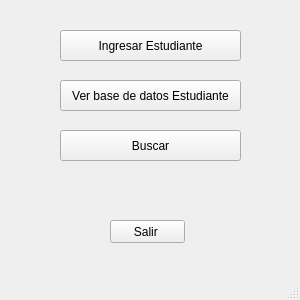
<?xml version="1.0" encoding="UTF-8"?>
<ui version="4.0">
 <class>MainWindow</class>
 <widget class="QMainWindow" name="MainWindow">
  <property name="geometry">
   <rect>
    <x>0</x>
    <y>0</y>
    <width>300</width>
    <height>300</height>
   </rect>
  </property>
  <property name="windowTitle">
   <string>MainWindow</string>
  </property>
  <widget class="QWidget" name="centralwidget">
   <widget class="QPushButton" name="pushButton">
    <property name="geometry">
     <rect>
      <x>60</x>
      <y>30</y>
      <width>181</width>
      <height>31</height>
     </rect>
    </property>
    <property name="text">
     <string>Ingresar Estudiante</string>
    </property>
   </widget>
   <widget class="QPushButton" name="pushButton_2">
    <property name="geometry">
     <rect>
      <x>60</x>
      <y>80</y>
      <width>181</width>
      <height>31</height>
     </rect>
    </property>
    <property name="text">
     <string>Ver base de datos Estudiante</string>
    </property>
   </widget>
   <widget class="QPushButton" name="pushButton_3">
    <property name="geometry">
     <rect>
      <x>60</x>
      <y>130</y>
      <width>181</width>
      <height>31</height>
     </rect>
    </property>
    <property name="text">
     <string>Buscar</string>
    </property>
   </widget>
   <widget class="QPushButton" name="pushButton_4">
    <property name="geometry">
     <rect>
      <x>110</x>
      <y>220</y>
      <width>75</width>
      <height>23</height>
     </rect>
    </property>
    <property name="text">
     <string>Salir </string>
    </property>
   </widget>
  </widget>
  <widget class="QMenuBar" name="menubar">
   <property name="geometry">
    <rect>
     <x>0</x>
     <y>0</y>
     <width>300</width>
     <height>21</height>
    </rect>
   </property>
  </widget>
  <widget class="QStatusBar" name="statusbar"/>
 </widget>
 <resources/>
 <connections>
  <connection>
   <sender>pushButton</sender>
   <signal>clicked()</signal>
   <receiver>pushButton</receiver>
   <slot>click()</slot>
   <hints>
    <hint type="sourcelabel">
     <x>85</x>
     <y>73</y>
    </hint>
    <hint type="destinationlabel">
     <x>231</x>
     <y>73</y>
    </hint>
   </hints>
  </connection>
 </connections>
</ui>
